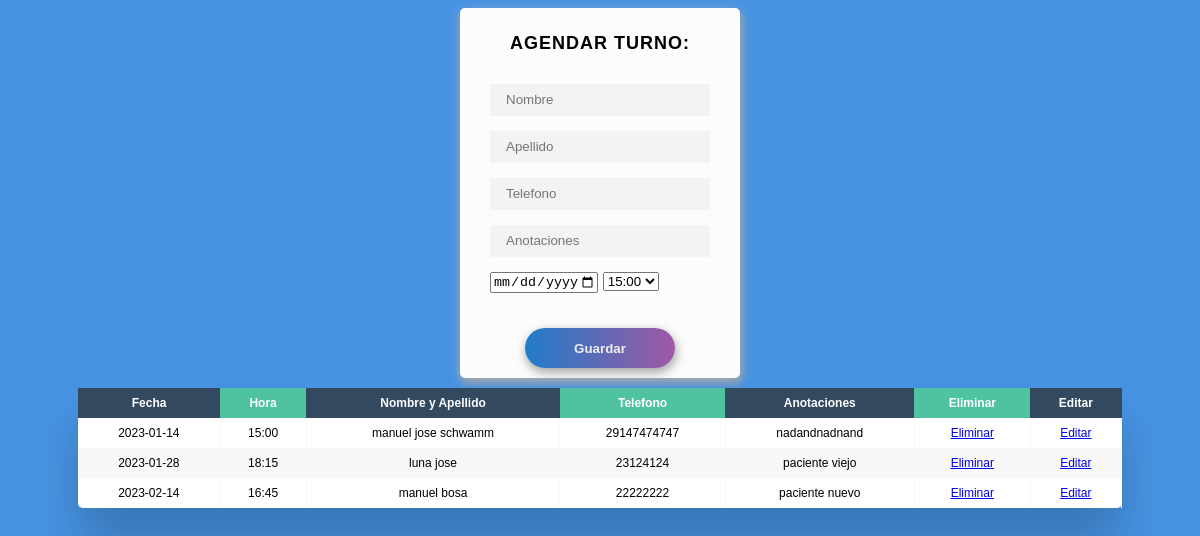
The page / on the database its author committed.
### tables this page shows
CREATE TABLE "pacientes" (
	"id"	INTEGER,
	"nombre"	TEXT,
	"apellido"	TEXT,
	"telefono"	TEXT,
	"info"	TEXT,
	"fecha"	date,
	"hora"	TEXT,
	PRIMARY KEY("id" AUTOINCREMENT)
);

### index.php (the view, shortened to what this page needs)
<?php
include 'func.php';
$turnos = $con->query('SELECT * FROM pacientes ORDER BY fecha, hora ASC');
 ?>
<!DOCTYPE html>
<html>
    <head>
        <link rel="stylesheet" href="style.css">
    </head>
    <body>
      <div id="feedback-form">
        <h2 class="header">Agendar turno:</h2>
        <div>
          <form method="POST">
            <input type="text" name="nombre" placeholder="Nombre" required></input>
            <input type="text" name="apellido" placeholder="Apellido" required></input>
            <input type="text" name="telefono" placeholder="Telefono" required></input>
            <input type="text" name="info" placeholder="Anotaciones"></input>
            <input type="date" name="fecha" min="2023-01-01" max="2024-12-31" required>
            <select name="hora">
              <option value="15:00">15:00</option>
            </select>
            <button type="submit" name="guardar">Guardar</button>
          </form>
        </div>
      </div>
        <div class="table-wrapper">
      <table class="fl-table">
          <thead>
          <tr>
              <th>Fecha</th>
              <th>Hora</th>
              <th>Nombre y Apellido</th>
              <th>Telefono</th>
              <th>Anotaciones</th>
              <th>Eliminar</th>
              <th>Editar</th>
          </tr>
          </thead>
          <tbody>
        <?php
          while ($reg = $turnos->fetchArray()) {
              ?>
              <tr>
                <td><?php echo $reg['fecha']; ?></td>
                <td><?php echo $reg['hora']; ?></td>
                <td><?php echo $reg['nombre'] . " " . $reg['apellido']; ?></td>
                <td><?php echo $reg['telefono']; ?></td>
                <td><?php echo $reg['info']; ?></td>
                <td><a href="delete.php?id=<?php echo $reg['id'];?>">Eliminar</a></td>
                <td><a href="update.php?id=<?php echo $reg['id'];?>">Editar</a></td>
            </tr>
         <?php } ?>
     </table>
   </div>
    </body>
</html>

### style.css (style rules this page uses)
* { box-sizing: border-box; -webkit-box-sizing: border-box; -moz-box-sizing: border-box; }
body { font-family: Helvetica; -webkit-font-smoothing: antialiased; background: rgba( 71, 147, 227, 1); }
h2 { text-align: center; font-size: 18px; text-transform: uppercase; letter-spacing: 1px; color: black; }
.table-wrapper { margin: 10px 70px 70px; box-shadow: 0px 35px 50px rgba( 0, 0, 0, 0.2 ); }
.fl-table { border-radius: 5px; font-size: 12px; font-weight: normal; border: none; border-collapse: collapse; width: 100%; max-width: 100%; white-space: nowrap; background-color: white; }
.fl-table td, .fl-table th { text-align: center; padding: 8px; }
.fl-table td { border-right: 1px solid #f8f8f8; font-size: 12px; }
.fl-table thead th { color: #ffffff; background: #4FC3A1; }
.fl-table thead th:nth-child(odd) { color: #ffffff; background: #324960; }
.fl-table tr:nth-child(even) { background: #F8F8F8; }
#feedback-form { width: 280px; margin: 0 auto; background-color: #fcfcfc; padding: 10px 30px 10px; border-radius: 5px; box-shadow: 1px 4px 10px 1px #aaa; font-family: sans-serif; }
#feedback-form * { box-sizing: border-box; }
#feedback-form h2 { text-align: center; margin-bottom: 30px; }
#feedback-form input { margin-bottom: 15px; }
#feedback-form input[type=text] { display: block; height: 32px; padding: 6px 16px; width: 100%; border: none; background-color: #f3f3f3; }
#feedback-form button[type=submit] { display: block; margin: 20px auto 0; width: 150px; height: 40px; border-radius: 25px; border: none; color: #eee; font-weight: 700; box-shadow: 1px 4px 10px 1px #aaa; background: #207cca; background: -moz-linear-gradient(left, #207cca 0%, #9f58a3 100%); background: -webkit-linear-gradient(left, #207cca 0%,#9f58a3 100%); background: linear-gradient(to right, #207cca 0%,#9f58a3 100%); filter: progid:DXImageTransform.Microsoft.gradient( startColorstr='#207cca', endColorstr='#9f58a3',GradientType=1 ); }

### rows shown on the page
pacientes: fecha "2023-01-14", hora "15:00", nombre "manuel jose", apellido "schwamm", telefono "29147474747", info "nadandnadnand"
pacientes: fecha "2023-01-28", hora "18:15", nombre "luna", apellido "jose", telefono "23124124", info "paciente viejo"
pacientes: fecha "2023-02-14", hora "16:45", nombre "manuel", apellido "bosa", telefono "22222222", info "paciente nuevo"
